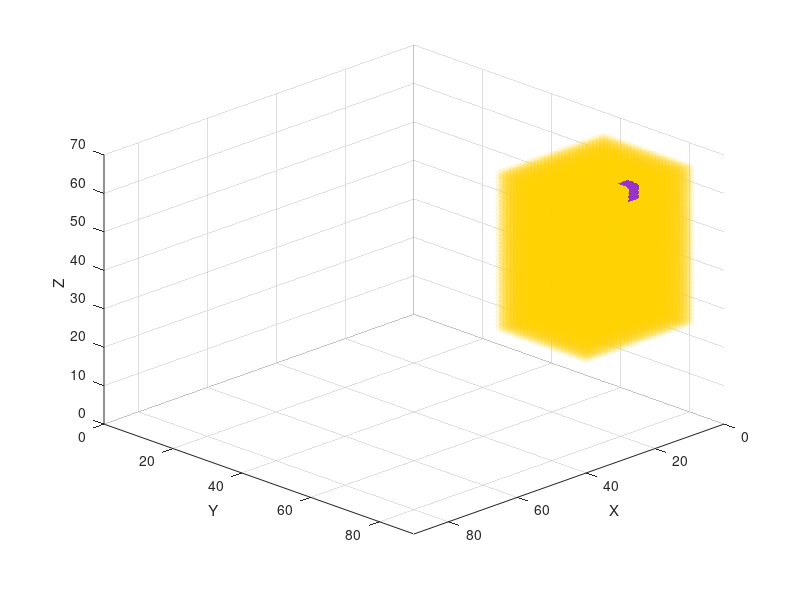

The MATLAB source for this figure: (Note: this script raises an error after producing the figure.)
%% Map dimensions (MAKE SURE THEY ARE THE SAME AS THE MAP CREATOR)
mapSizeX = 90; mapSizeY = 90; mapSizeZ = 70;
mapSize = [mapSizeX, mapSizeY, mapSizeZ];

%% Generate ROI and Object positions
% We store environment state in this matrix with this values:
% ---- 0 = free | 1= Occupied | 2 = unexplored | 3 = Frontier | 4 = ROI | 
% ---- 5 = Object
voxelStates = 2*ones(mapSize);

%% DEFINE ROI SETTINGS
voxelStates(10:40, 65:90, 30:70) = 4;

%% DEFINE OBJECTIVE LOCATION
objectX=27; objectY=89; objectZ=69;

% Define the object value
objectValue = 5;
% Compute 3x3x3 block centered on the object position
for dx = -1:1
    for dy = -1:1
        for dz = -1:1
            x = objectX + dx;
            y = objectY + dy;
            z = objectZ + dz;

            % Check bounds before assigning
            if x >= 1 && x <= size(voxelStates,1) && ...
               y >= 1 && y <= size(voxelStates,2) && ...
               z >= 1 && z <= size(voxelStates,3)
                voxelStates(x,y,z) = objectValue;
            end
        end
    end
end

figure;             
hold on; 
axis([0 mapSize(1) 0 mapSize(2) 0 mapSize(3)]);
grid on;
xlabel('X'); ylabel('Y'); zlabel('Z');


[rx, ry, rz] = ind2sub(size(voxelStates), find(voxelStates == 4));
scatter3(rx-0.5, ry-0.5, rz-0.5, 50, [1, 0.8, 0], 'filled', 'MarkerFaceAlpha', 0.1);

[gx, gy, gz] = ind2sub(size(voxelStates), find(voxelStates == 5));
scatter3(gx-0.5, gy-0.5, gz-0.5, 50, [0.6, 0.2, 0.8], 'filled', 'MarkerFaceAlpha', 1);

view(135, 30);

%% Save Voxel Initial States Matrix
save('../../Maps_ROI_Object_Situations/RandomObstacles_2_situations/RandomObstacles_2_voxelStates_5.mat','voxelStates');
disp('saved voxelStates_5.mat')
